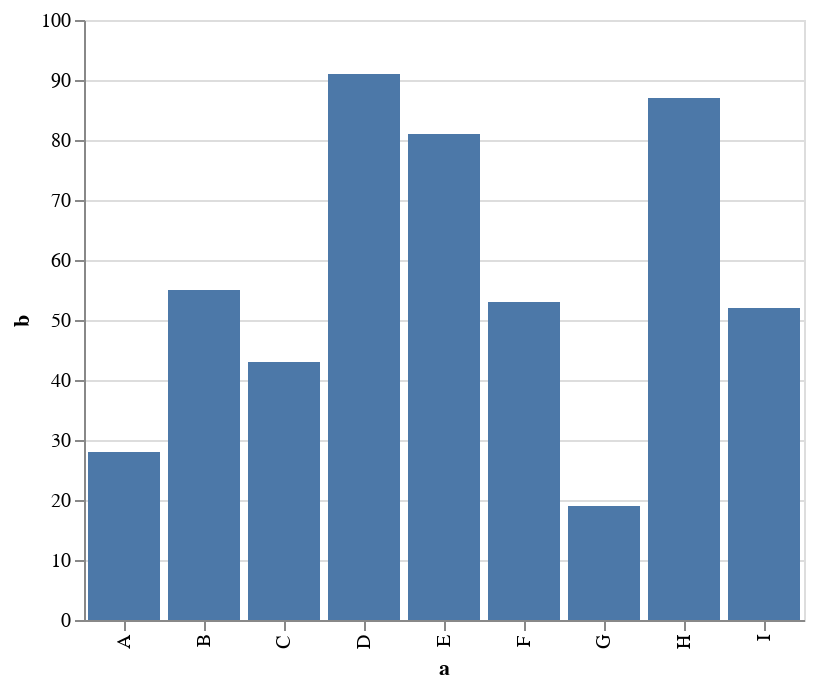

The Vega-Lite source for this figure:
### Vega-Lite specification from a JSON file in a GitHub repository (floating-point values rounded to 4 significant figures)
{"$schema": "https://vega.github.io/schema/vega-lite/v2.json", "description": "A simple bar chart with embedded data.", "width": 360, "data": {"values": [{"a": "A", "b": 28}, {"a": "B", "b": 55}, {"a": "C", "b": 43}, {"a": "D", "b": 91}, {"a": "E", "b": 81}, {"a": "F", "b": 53}, {"a": "G", "b": 19}, {"a": "H", "b": 87}, {"a": "I", "b": 52}]}, "mark": "bar", "encoding": {"x": {"field": "a", "type": "ordinal"}, "y": {"field": "b", "type": "quantitative"}}}
